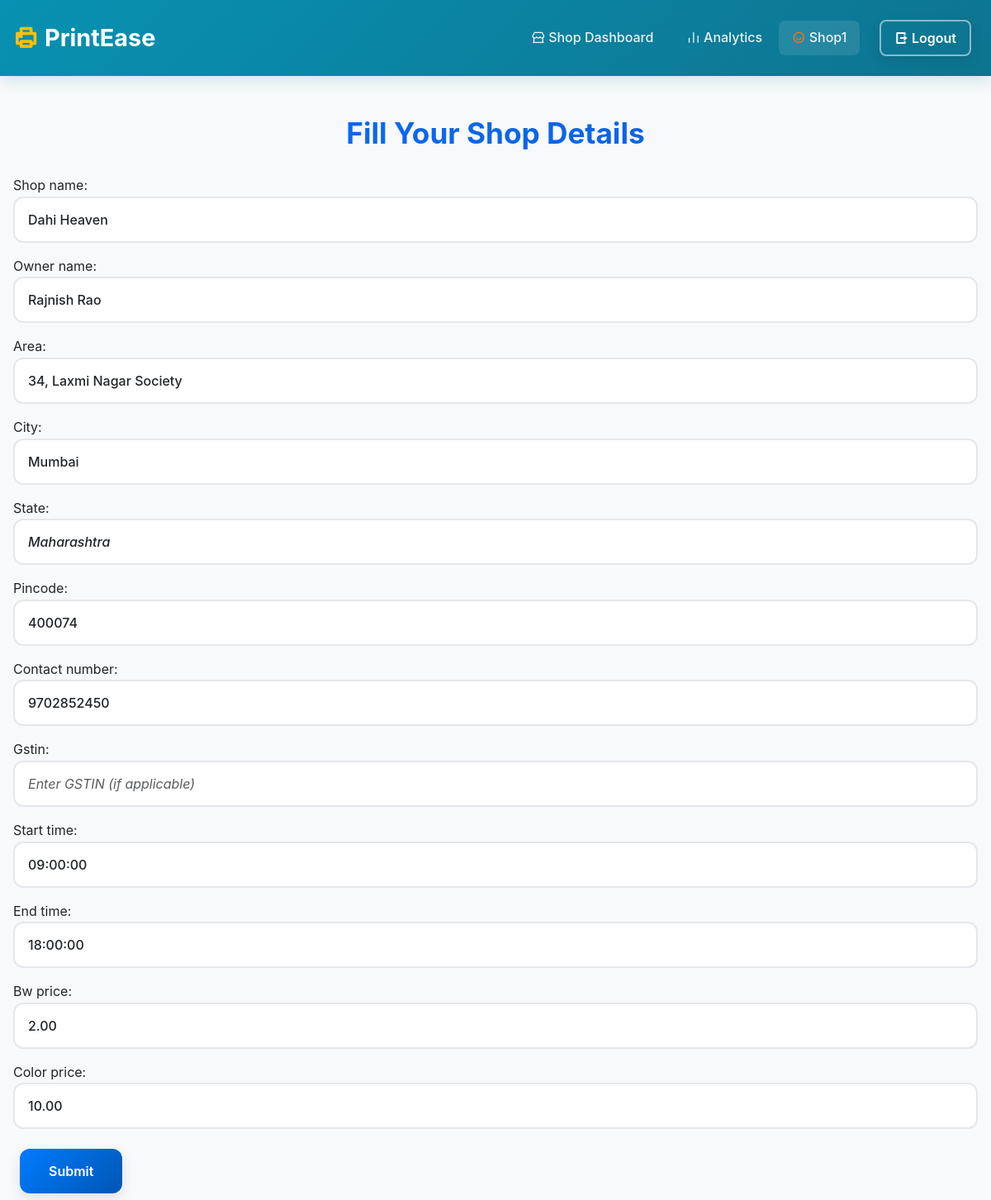
Page /shop-details/ (signed in) on the earlier database version.
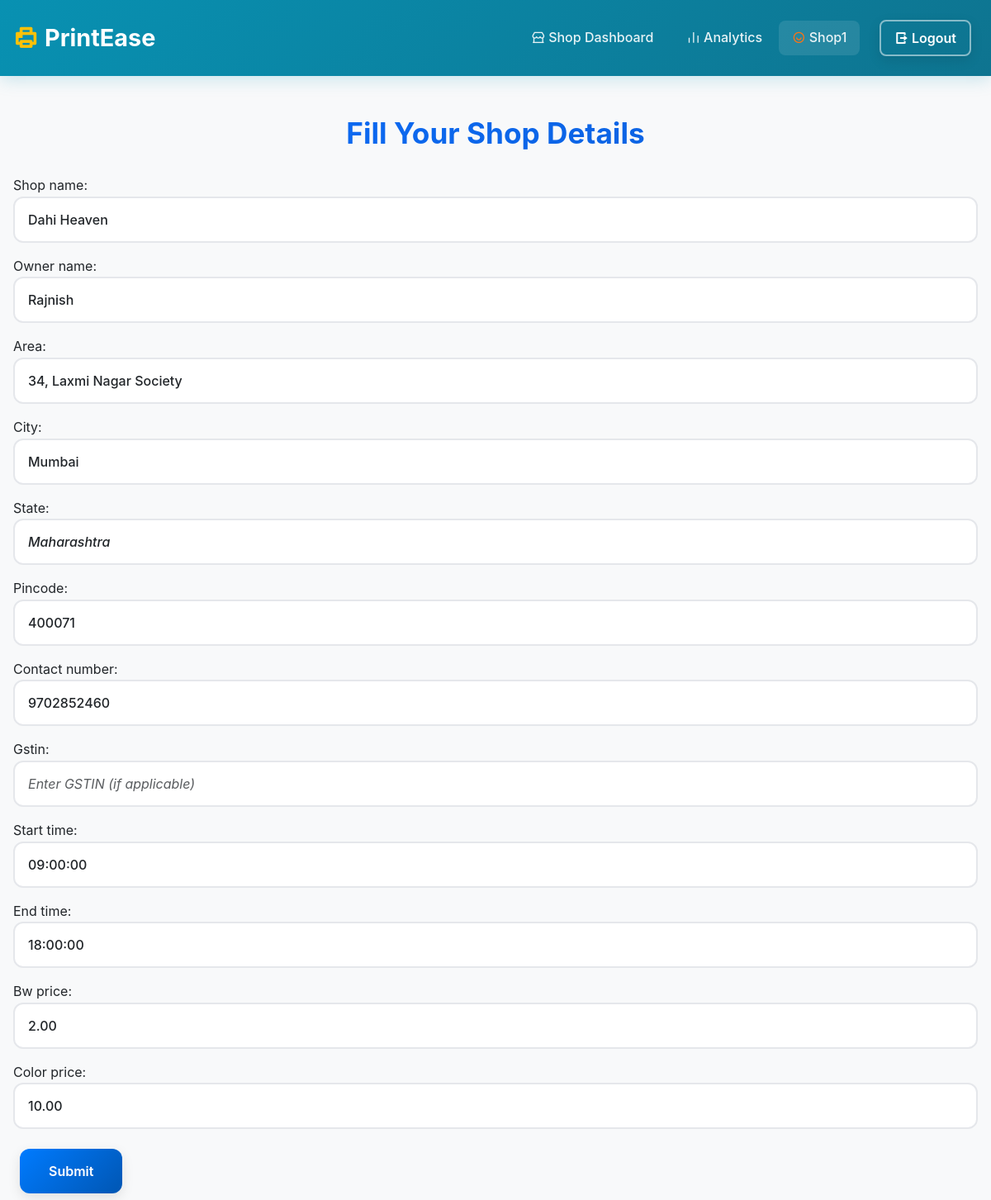
Same page on the later database version.
### app/models.py (models this page shows, shortened)
class ShopDetails(models.Model):
    user = models.OneToOneField(settings.AUTH_USER_MODEL, on_delete=models.CASCADE, related_name="shop_details")
    shop_name = models.CharField(max_length=255)
    owner_name = models.CharField(max_length=255)
    area = models.CharField(max_length=255, null=True, blank=True)
    city = models.CharField(max_length=100, null=True, blank=True)
    state = models.CharField(max_length=50, choices=INDIAN_STATES, null=True, blank=True)
    pincode = models.CharField(max_length=6, null=True, blank=True)
    contact_number = models.CharField(max_length=15)
    gstin = models.CharField(max_length=15, null=True, blank=True)  # GSTIN can be null
    start_time = models.TimeField(default=time(9, 0))
    end_time = models.TimeField(default=time(18, 0))
    details_filled = models.BooleanField(default=False)
    bw_price = models.DecimalField(max_digits=5, decimal_places=2, null=True, blank=True)
    color_price = models.DecimalField(max_digits=5, decimal_places=2, null=True, blank=True)

### app/views.py (the view)
# urls.py: path('shop-details/', views.shop_details_view, name='shop-details-form'),
@login_required
def shop_details_view(request):
    shop_details, created = ShopDetails.objects.get_or_create(user=request.user)
    if request.method == "POST":
        form = ShopDetailsForm(request.POST, instance=shop_details)
        if form.is_valid():
            shop = form.save(commit=False)
            shop.details_filled = True  # Mark details as filled
            shop.save()
            subject = "Shop Details Submission Confirmation"
            message = f"""
            Dear {shop.owner_name},

            Thank you for submitting your shop details. Here are the details you provided:

            **Shop Details:**
            - Shop Name: {shop.shop_name}
            - Owner Name: {shop.owner_name}
            - Area: {shop.area}
            - City: {shop.city}
            - State: {shop.state}
            - Pincode: {shop.pincode}
            - Contact Number: {shop.contact_number}
            - GSTIN: {shop.gstin if shop.gstin else 'Not Provided'}
            - Operating Hours: {shop.start_time} - {shop.end_time}

            **Printing Rates:**
            - Black & White Print Price: ₹{shop.bw_price if shop.bw_price else 'Not Provided'} per page
            - Color Print Price: ₹{shop.color_price if shop.color_price else 'Not Provided'} per page

            If any details need to be corrected, please update your form.

            Best Regards,
            **PrintEase Team**
            """
            recipient_email = request.user.email  # Ensure the user has an email set in their profile
            send_mail(subject, message, settings.DEFAULT_FROM_EMAIL, [recipient_email])
            return redirect('app:shop-dashboard')
    else:
        form = ShopDetailsForm(instance=shop_details)
    return render(request, "shop_details_form.html", {"form": form})

### app/templates/shop_details_form.html (shortened to what this page needs)
{% extends 'base.html' %}
{% block content %}
<div class="container mt-5">
    <h2>Fill Your Shop Details</h2>
    <form method="POST">
        {{ form.as_p }}
        <button type="submit" class="btn btn-primary">Submit</button>
    </form>
</div>
{% endblock %}

Differences in the rows shown:
changed ShopDetails "Dahi Heaven": owner_name "Rajnish Rao" → "Rajnish"; pincode "400074" → "400071"; contact_number "9702852450" → "9702852460"
